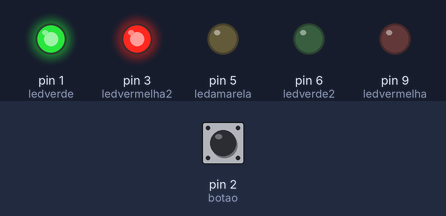
A sketch run on a simulated Arduino Uno, built with avr-gcc and run on an emulated ATmega328P. Shown: output pins drawn as LEDs (lit = HIGH). The test bench sets the inputs (shaded band); at power-on: pin 2 (botao) LOW.

Above: at 1.2 s.
1.3 s: pin 2 (botao) pulled HIGH for 0.15 s
At 2.4 s:
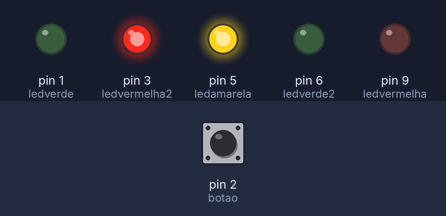
At 7.3 s:
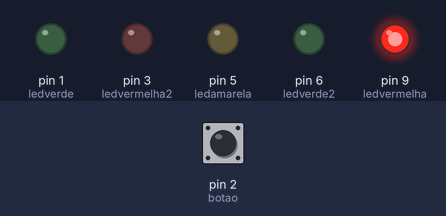
10.4 s: pin 2 (botao) pulled HIGH for 1 s
At 14.6 s:
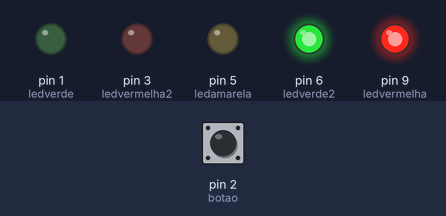
Timing chart, 0 to 20.4 s (numbered marks = the images above; inputs shaded):
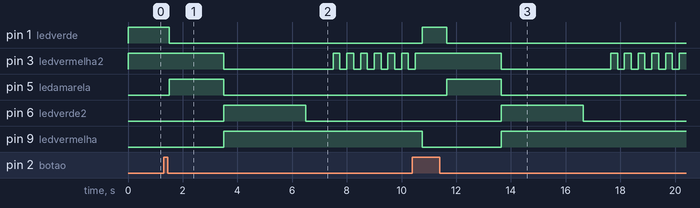

Measured:
- after the input at 1.3 s, pin 1 (ledverde): HIGH → LOW after 0.20 s instead of 7.7 s; pin 3 (ledvermelha2): HIGH → LOW after 2.2 s, then repeats every 0.50 s: HIGH 0.25 s, LOW 0.25 s; pin 5 (ledamarela): LOW → HIGH after 0.20 s instead of 7.7 s; pin 6 (ledverde2): LOW → HIGH after 2.2 s, → LOW 3.0 s later; pin 9 (ledvermelha): LOW → HIGH after 2.2 s
- after the input at 10.4 s, pin 5 (ledamarela): LOW → HIGH after 1.3 s instead of 9.4 s; pin 6 (ledverde2): LOW → HIGH after 3.3 s, → LOW 3.0 s later

The sketch:

farol_pedestre1.ino
```cpp
const int ledverde = 1;
const int ledamarela = 5;
const int ledvermelha = 9;
const int ledvermelha2 = 3;
const int ledverde2 = 6;
const byte botao = 2;
volatile byte state = LOW;
boolean delayled = false;

//todos com o número 2 é pedestre

void setup() {
    pinMode(ledverde,OUTPUT);
    pinMode(ledamarela,OUTPUT);
    pinMode(ledvermelha,OUTPUT);
    pinMode(ledverde2,OUTPUT);
    pinMode(ledvermelha2,OUTPUT);
    pinMode(botao, INPUT);
    attachInterrupt(digitalPinToInterrupt(botao), pedestre, CHANGE);
}

void loop() {

  digitalWrite(ledverde, HIGH);
  digitalWrite(ledamarela, LOW);
  digitalWrite(ledvermelha, LOW);

  digitalWrite(ledverde2, LOW);
  digitalWrite(ledvermelha2, HIGH);

  for(int i = 0; delayled == false && i <3000;i+=100){
  	delay(300);
  }

  //carro amarelo
  digitalWrite(ledverde, LOW);
  digitalWrite(ledamarela, HIGH);
  digitalWrite(ledvermelha, LOW);
  delay(2000);

  /*ped vermelho
  digitalWrite(ledverde2, LOW);
  digitalWrite(ledvermelha2, HIGH);*/

  //carro vermelho
  digitalWrite(ledverde, LOW);
  digitalWrite(ledamarela,LOW);
  digitalWrite(ledvermelha,HIGH);

  digitalWrite(ledverde2, HIGH);
  digitalWrite(ledvermelha2,LOW);
  delay(3000);

  digitalWrite(ledverde2, LOW);
  delay(1000);

  for(int i= 0; i<= 12; i++){
   digitalWrite(ledvermelha2, !(digitalRead(ledvermelha2)));
    	delay(250);

  }
  if(delayled == true){
  	delayled = false;
  }
}


 void pedestre()
{
   Serial.println("Passei por aqui");
   delayled = true;
}
```
